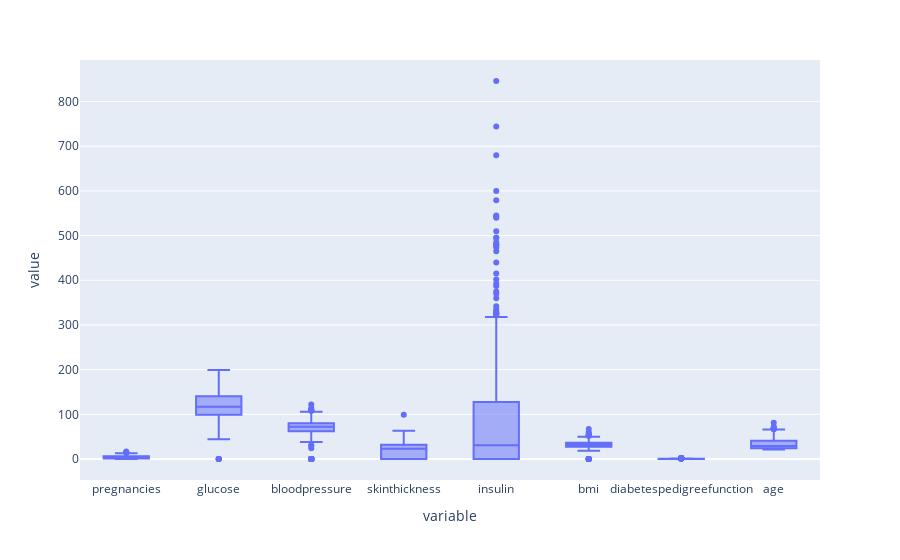

The cell this chart's notebook holds for it:
### Markdown cell above
## EDA - исследовательский анализ данных 

(какие признаки, квантили/квартили, пустые ячейки, выбросы)

### Code cell
px.box(X)

### Figure 1 — Plotly figure (JSON) as saved in the notebook; plotly's stock layout.template omitted (floating-point values rounded to 4 significant figures; data arrays with more than 128 entries replaced by an {"elided": "..."} marker saying what was removed)
{"data": [{"alignmentgroup": "True", "hovertemplate": "variable=%{x}<br>value=%{y}<extra></extra>", "legendgroup": "", "marker": {"color": "#636efa"}, "name": "", "notched": false, "offsetgroup": "", "orientation": "v", "showlegend": false, "type": "box", "x": {"elided": "6144 str values"}, "x0": " ", "xaxis": "x", "y": {"elided": "6144 float values"}, "y0": " ", "yaxis": "y"}], "layout": {"boxmode": "group", "legend": {"tracegroupgap": 0}, "margin": {"t": 60}, "xaxis": {"anchor": "y", "domain": [0, 1], "title": {"text": "variable"}}, "yaxis": {"anchor": "x", "domain": [0, 1], "title": {"text": "value"}}}}
